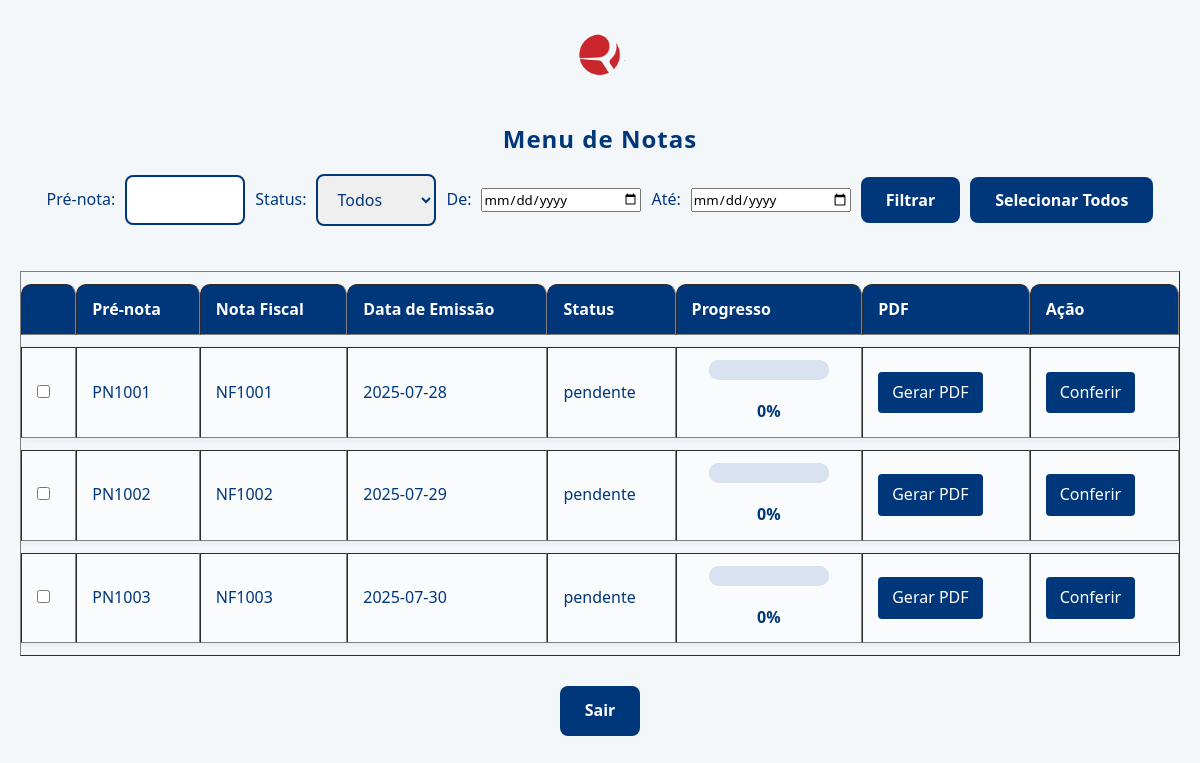
/menu (signed in), run on the app's committed database.
### app.py (models this page shows)
class Romaneio(db.Model):
    id = db.Column(db.Integer, primary_key=True)
    pre_nota = db.Column(db.String(50), nullable=False)
    num_nota = db.Column(db.String(50), nullable=False)
    data_emissao = db.Column(db.Date, nullable=False)  # <-- Alterado para Date
    status = db.Column(db.String(20), default='pendente')
    transportadora_id = db.Column(db.Integer, db.ForeignKey('transportadora.id'), nullable=False)
    transportadora = db.relationship('Transportadora')

### app.py (the view)
@app.route('/menu')
def menu():
    if 'user_id' not in session:
        return redirect(url_for('login'))
    transportadora_id = session['transportadora_id']
    pre_nota_filter = request.args.get('pre_nota')
    status_filter = request.args.get('status')
    data_inicio = request.args.get('data_inicio')
    data_fim = request.args.get('data_fim')
    romaneios = Romaneio.query.filter_by(transportadora_id=transportadora_id)
    if pre_nota_filter:
        romaneios = romaneios.filter(Romaneio.pre_nota.like(f'%{pre_nota_filter}%'))
    if status_filter:
        romaneios = romaneios.filter_by(status=status_filter)
    def str_to_date(s):
        try:
            return datetime.strptime(s, '%Y-%m-%d').date()
        except:
            return None
    di = str_to_date(data_inicio) if data_inicio else None
    df = str_to_date(data_fim) if data_fim else None
    from sqlalchemy import cast, Date
    if di:
        romaneios = romaneios.filter(cast(Romaneio.data_emissao, Date) >= di)
    if df:
        romaneios = romaneios.filter(cast(Romaneio.data_emissao, Date) <= df)
    romaneios = romaneios.all()
    progresso = {}
    for r in romaneios:
        total = len(r.volumes)
        confirmados = sum(1 for v in r.volumes if v.status == 'confirmado')
        progresso[r.id] = int(confirmados / total * 100) if total > 0 else 0
    return render_template('menu.html', romaneios=romaneios, progresso=progresso)

### templates/menu.html (shortened to what this page needs)
<!DOCTYPE html>
<html lang="pt-br">
<head>
</head>
<body>
  <div style="display: flex; flex-direction: column; align-items: center; margin-bottom: 30px;">
  <img src="{{ url_for('static', filename='logo.png') }}" alt="Logo" style="max-width: 50px; height: auto;">
</div>
<h2>Menu de Notas</h2>
<form method="get" action="{{ url_for('menu') }}">
  <div style="display: flex; flex-wrap: wrap; gap: 10px; align-items: center; justify-content: center; margin-bottom: 20px;">
    <label for="pre_nota">Pré-nota:</label>
    <input type="text" name="pre_nota" id="pre_nota" style="width: 120px;" value="{{ request.args.get('pre_nota','') }}" />
    <label for="status">Status:</label>
    <select name="status" id="status" style="width: 120px;">
        <option value="">Todos</option>
    </select>
    <label for="data_inicio">De:</label>
    <input type="date" name="data_inicio" id="data_inicio" style="width: 160px;" value="{{ request.args.get('data_inicio','') }}" />
    <label for="data_fim">Até:</label>
    <input type="date" name="data_fim" id="data_fim" style="width: 160px;" value="{{ request.args.get('data_fim','') }}" />
    <button type="submit">Filtrar</button>
    <button type="button" onclick="selecionarTodos()">Selecionar Todos</button>
  </div>
</form>
<table border="1" cellpadding="5" cellspacing="0">
<thead>
<tr>
    <th></th>
    <th>Pré-nota</th>
    <th>Nota Fiscal</th>
    <th>Data de Emissão</th>
    <th>Status</th>
    <th>Progresso</th>
    <th>PDF</th>
    <th>Ação</th>
</tr>
</thead>
<tbody>
{% for r in romaneios %}
<tr>
    <td><input type="checkbox" class="checkbox-romaneio" value="{{ r.id }}" onchange="atualizarBotaoPDF()" /></td>
    <td>{{ r.pre_nota }}</td>
    <td>{{ r.num_nota }}</td>
    <td>{{ r.data_emissao }}</td>
    <td>{{ r.status }}</td>
    <td>
      <div style="display: flex; flex-direction: column; align-items: center;">
        <progress value="{{ progresso[r.id] }}" max="100" style="width: 120px;"></progress>
        <span style="margin-top: 4px; font-weight: 600;">{{ progresso[r.id] }}%</span>
      </div>
    </td>
    <td>
    <a href="{{ url_for('gerar_pdf', romaneio_id=r.id) }}"
       style="background-color: #00377B; color: white; padding: 8px 14px; text-decoration: none; border-radius: 4px; display: inline-block;">
        Gerar PDF
    </a>
</td>
<td>
    <a href="{{ url_for('romaneio', id=r.id) }}"
       style="background-color: #00377B; color: white; padding: 8px 14px; text-decoration: none; border-radius: 4px; display: inline-block;">
        Conferir
    </a>
</td>
</tr>
{% else %}
<tr><td colspan="8">Nenhum romaneio encontrado.</td></tr>
{% endfor %}
</tbody>
</table>
<p style="margin-top: 30px;">
  <a class="button-link" href="{{ url_for('logout') }}">Sair</a>
</p>
</body>
</html>

### templates/menu.html (style rules this page uses)
* { margin: 0; padding: 0; box-sizing: border-box; font-family: 'Segoe UI', Tahoma, Geneva, Verdana, sans-serif; }
body { background: #f4f7fa; color: #00377B; line-height: 1.6; min-height: 100vh; padding: 20px; display: flex; flex-direction: column; align-items: center; }
h1, h2, h3 { color: #00377B; margin-bottom: 15px; font-weight: 700; letter-spacing: 1px; }
form { margin-bottom: 25px; }
input[type="text"], input[type="password"], select { width: 100%; padding: 12px 15px; border: 2px solid #00377B; border-radius: 8px; font-size: 1rem; color: #00377B; outline-offset: 2px; transition: border-color 0.3s ease; }
button, a.button-link { background-color: #00377B; color: #fff; border: none; padding: 12px 25px; font-size: 1rem; border-radius: 8px; cursor: pointer; font-weight: 600; transition: background-color 0.3s ease, box-shadow 0.3s ease; text-decoration: none; display: inline-block; text-align: center; user-select: none; }
table { border-collapse: separate; border-spacing: 0 12px; width: 100%; }
thead th { text-align: left; padding: 12px 15px; background: #00377B; color: white; font-weight: 600; border-radius: 10px 10px 0 0; user-select: none; }
tbody tr { background: #f9fbfd; box-shadow: 0 3px 6px rgba(0,55,123,0.05); transition: transform 0.2s ease; cursor: default; }
tbody td { padding: 12px 15px; color: #00377B; vertical-align: middle; }
progress { width: 100%; height: 20px; border-radius: 12px; overflow: hidden; appearance: none; -webkit-appearance: none; background-color: #d8e2f1; box-shadow: inset 0 2px 4px rgba(0,0,0,0.1); margin-bottom: 15px; }
a.button-link { background-color: #00377B; color: #fff; padding: 12px 25px; border-radius: 8px; display: inline-block; font-weight: 600; text-decoration: none; }

### data on the page
Romaneio: pre_nota "PN1001", num_nota "NF1001", data_emissao "2025-07-28", status "pendente", progresso "0"
Romaneio: pre_nota "PN1002", num_nota "NF1002", data_emissao "2025-07-29", status "pendente", progresso "0"
Romaneio: pre_nota "PN1003", num_nota "NF1003", data_emissao "2025-07-30", status "pendente", progresso "0"
